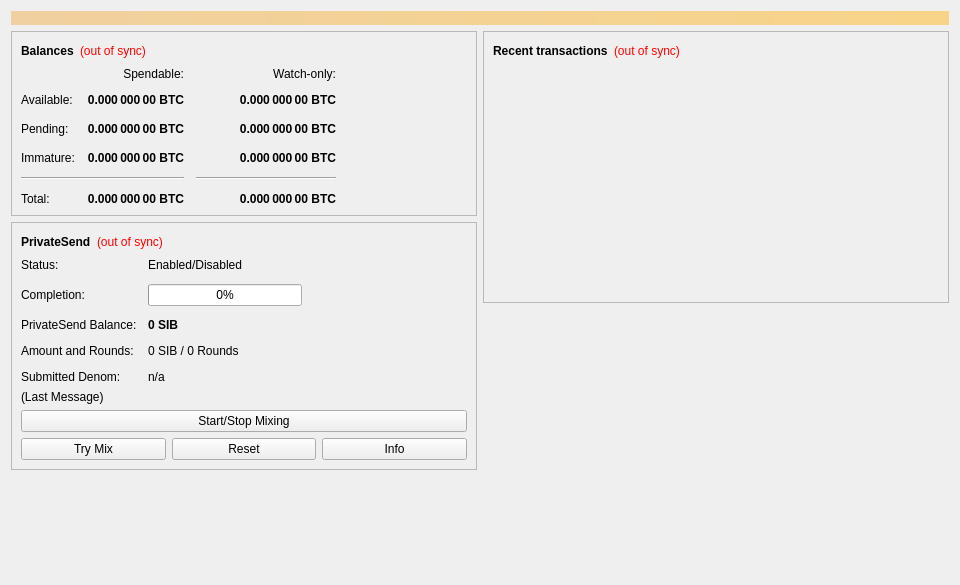
<?xml version="1.0" encoding="UTF-8"?>
<ui version="4.0">
 <class>OverviewPage</class>
 <widget class="QWidget" name="OverviewPage">
  <property name="geometry">
   <rect>
    <x>0</x>
    <y>0</y>
    <width>960</width>
    <height>585</height>
   </rect>
  </property>
  <property name="minimumSize">
   <size>
    <width>960</width>
    <height>0</height>
   </size>
  </property>
  <property name="windowTitle">
   <string>Form</string>
  </property>
  <layout class="QVBoxLayout" name="topLayout">
   <item>
    <widget class="QLabel" name="labelAlerts">
     <property name="visible">
      <bool>false</bool>
     </property>
     <property name="styleSheet">
      <string notr="true">QLabel { background-color: qlineargradient(x1: 0, y1: 0, x2: 1, y2: 0, stop:0 #F0D0A0, stop:1 #F8D488); color:#000000; }</string>
     </property>
     <property name="wordWrap">
      <bool>true</bool>
     </property>
     <property name="margin">
      <number>3</number>
     </property>
     <property name="textInteractionFlags">
      <set>Qt::TextSelectableByMouse</set>
     </property>
    </widget>
   </item>
   <item>
    <layout class="QHBoxLayout" name="horizontalLayout" stretch="1,1">
     <item>
      <layout class="QVBoxLayout" name="verticalLayout_2">
       <item>
        <widget class="QFrame" name="frame">
         <property name="frameShape">
          <enum>QFrame::StyledPanel</enum>
         </property>
         <property name="frameShadow">
          <enum>QFrame::Raised</enum>
         </property>
         <layout class="QVBoxLayout" name="verticalLayout_4">
          <item>
           <layout class="QHBoxLayout" name="horizontalLayout_4">
            <item>
             <widget class="QLabel" name="label_5">
              <property name="font">
               <font>
                <weight>75</weight>
                <bold>true</bold>
               </font>
              </property>
              <property name="text">
               <string>Balances</string>
              </property>
             </widget>
            </item>
            <item>
             <widget class="QLabel" name="labelWalletStatus">
              <property name="toolTip">
               <string>The displayed information may be out of date. Your wallet automatically synchronizes with the Sibcoin network after a connection is established, but this process has not completed yet.</string>
              </property>
              <property name="styleSheet">
               <string notr="true">QLabel { color: red; }</string>
              </property>
              <property name="text">
               <string notr="true">(out of sync)</string>
              </property>
              <property name="alignment">
               <set>Qt::AlignLeading|Qt::AlignLeft|Qt::AlignVCenter</set>
              </property>
             </widget>
            </item>
            <item>
             <spacer name="horizontalSpacer_3">
              <property name="orientation">
               <enum>Qt::Horizontal</enum>
              </property>
              <property name="sizeHint" stdset="0">
               <size>
                <width>40</width>
                <height>20</height>
               </size>
              </property>
             </spacer>
            </item>
           </layout>
          </item>
          <item>
           <layout class="QGridLayout" name="gridLayout">
            <property name="spacing">
             <number>12</number>
            </property>
            <item row="2" column="2">
             <widget class="QLabel" name="labelWatchPending">
              <property name="font">
               <font>
                <weight>75</weight>
                <bold>true</bold>
               </font>
              </property>
              <property name="cursor">
               <cursorShape>IBeamCursor</cursorShape>
              </property>
              <property name="toolTip">
               <string>Unconfirmed transactions to watch-only addresses</string>
              </property>
              <property name="text">
               <string notr="true">0.000 000 00 BTC</string>
              </property>
              <property name="alignment">
               <set>Qt::AlignRight|Qt::AlignTrailing|Qt::AlignVCenter</set>
              </property>
              <property name="textInteractionFlags">
               <set>Qt::LinksAccessibleByMouse|Qt::TextSelectableByKeyboard|Qt::TextSelectableByMouse</set>
              </property>
             </widget>
            </item>
            <item row="2" column="1">
             <widget class="QLabel" name="labelUnconfirmed">
              <property name="font">
               <font>
                <weight>75</weight>
                <bold>true</bold>
               </font>
              </property>
              <property name="cursor">
               <cursorShape>IBeamCursor</cursorShape>
              </property>
              <property name="toolTip">
               <string>Total of transactions that have yet to be confirmed, and do not yet count toward the spendable balance</string>
              </property>
              <property name="text">
               <string notr="true">0.000 000 00 BTC</string>
              </property>
              <property name="alignment">
               <set>Qt::AlignRight|Qt::AlignTrailing|Qt::AlignVCenter</set>
              </property>
              <property name="textInteractionFlags">
               <set>Qt::LinksAccessibleByMouse|Qt::TextSelectableByKeyboard|Qt::TextSelectableByMouse</set>
              </property>
             </widget>
            </item>
            <item row="3" column="2">
             <widget class="QLabel" name="labelWatchImmature">
              <property name="font">
               <font>
                <weight>75</weight>
                <bold>true</bold>
               </font>
              </property>
              <property name="cursor">
               <cursorShape>IBeamCursor</cursorShape>
              </property>
              <property name="toolTip">
               <string>Mined balance in watch-only addresses that has not yet matured</string>
              </property>
              <property name="text">
               <string notr="true">0.000 000 00 BTC</string>
              </property>
              <property name="alignment">
               <set>Qt::AlignRight|Qt::AlignTrailing|Qt::AlignVCenter</set>
              </property>
              <property name="textInteractionFlags">
               <set>Qt::LinksAccessibleByMouse|Qt::TextSelectableByKeyboard|Qt::TextSelectableByMouse</set>
              </property>
             </widget>
            </item>
            <item row="4" column="0" colspan="2">
             <widget class="Line" name="lineSpendableBalance">
              <property name="orientation">
               <enum>Qt::Horizontal</enum>
              </property>
             </widget>
            </item>
            <item row="4" column="2">
             <widget class="Line" name="lineWatchBalance">
              <property name="sizePolicy">
               <sizepolicy hsizetype="Preferred" vsizetype="Fixed">
                <horstretch>0</horstretch>
                <verstretch>0</verstretch>
               </sizepolicy>
              </property>
              <property name="minimumSize">
               <size>
                <width>140</width>
                <height>0</height>
               </size>
              </property>
              <property name="orientation">
               <enum>Qt::Horizontal</enum>
              </property>
             </widget>
            </item>
            <item row="5" column="0">
             <widget class="QLabel" name="labelTotalText">
              <property name="text">
               <string>Total:</string>
              </property>
             </widget>
            </item>
            <item row="3" column="1">
             <widget class="QLabel" name="labelImmature">
              <property name="font">
               <font>
                <weight>75</weight>
                <bold>true</bold>
               </font>
              </property>
              <property name="cursor">
               <cursorShape>IBeamCursor</cursorShape>
              </property>
              <property name="toolTip">
               <string>Mined balance that has not yet matured</string>
              </property>
              <property name="text">
               <string notr="true">0.000 000 00 BTC</string>
              </property>
              <property name="alignment">
               <set>Qt::AlignRight|Qt::AlignTrailing|Qt::AlignVCenter</set>
              </property>
              <property name="textInteractionFlags">
               <set>Qt::LinksAccessibleByMouse|Qt::TextSelectableByKeyboard|Qt::TextSelectableByMouse</set>
              </property>
             </widget>
            </item>
            <item row="2" column="3">
             <spacer name="horizontalSpacer_2">
              <property name="orientation">
               <enum>Qt::Horizontal</enum>
              </property>
              <property name="sizeHint" stdset="0">
               <size>
                <width>40</width>
                <height>20</height>
               </size>
              </property>
             </spacer>
            </item>
            <item row="3" column="0">
             <widget class="QLabel" name="labelImmatureText">
              <property name="text">
               <string>Immature:</string>
              </property>
             </widget>
            </item>
            <item row="5" column="1">
             <widget class="QLabel" name="labelTotal">
              <property name="font">
               <font>
                <weight>75</weight>
                <bold>true</bold>
               </font>
              </property>
              <property name="cursor">
               <cursorShape>IBeamCursor</cursorShape>
              </property>
              <property name="toolTip">
               <string>Your current total balance</string>
              </property>
              <property name="text">
               <string notr="true">0.000 000 00 BTC</string>
              </property>
              <property name="alignment">
               <set>Qt::AlignRight|Qt::AlignTrailing|Qt::AlignVCenter</set>
              </property>
              <property name="textInteractionFlags">
               <set>Qt::LinksAccessibleByMouse|Qt::TextSelectableByKeyboard|Qt::TextSelectableByMouse</set>
              </property>
             </widget>
            </item>
            <item row="5" column="2">
             <widget class="QLabel" name="labelWatchTotal">
              <property name="font">
               <font>
                <weight>75</weight>
                <bold>true</bold>
               </font>
              </property>
              <property name="cursor">
               <cursorShape>IBeamCursor</cursorShape>
              </property>
              <property name="toolTip">
               <string>Current total balance in watch-only addresses</string>
              </property>
              <property name="text">
               <string notr="true">0.000 000 00 BTC</string>
              </property>
              <property name="alignment">
               <set>Qt::AlignRight|Qt::AlignTrailing|Qt::AlignVCenter</set>
              </property>
              <property name="textInteractionFlags">
               <set>Qt::LinksAccessibleByMouse|Qt::TextSelectableByKeyboard|Qt::TextSelectableByMouse</set>
              </property>
             </widget>
            </item>
            <item row="0" column="2">
             <widget class="QLabel" name="labelWatchonly">
              <property name="text">
               <string>Watch-only:</string>
              </property>
              <property name="alignment">
               <set>Qt::AlignRight|Qt::AlignTrailing|Qt::AlignVCenter</set>
              </property>
             </widget>
            </item>
            <item row="1" column="0">
             <widget class="QLabel" name="labelBalanceText">
              <property name="text">
               <string>Available:</string>
              </property>
             </widget>
            </item>
            <item row="1" column="1">
             <widget class="QLabel" name="labelBalance">
              <property name="font">
               <font>
                <weight>75</weight>
                <bold>true</bold>
               </font>
              </property>
              <property name="cursor">
               <cursorShape>IBeamCursor</cursorShape>
              </property>
              <property name="toolTip">
               <string>Your current spendable balance</string>
              </property>
              <property name="text">
               <string notr="true">0.000 000 00 BTC</string>
              </property>
              <property name="alignment">
               <set>Qt::AlignRight|Qt::AlignTrailing|Qt::AlignVCenter</set>
              </property>
              <property name="textInteractionFlags">
               <set>Qt::LinksAccessibleByMouse|Qt::TextSelectableByKeyboard|Qt::TextSelectableByMouse</set>
              </property>
             </widget>
            </item>
            <item row="1" column="2">
             <widget class="QLabel" name="labelWatchAvailable">
              <property name="font">
               <font>
                <weight>75</weight>
                <bold>true</bold>
               </font>
              </property>
              <property name="cursor">
               <cursorShape>IBeamCursor</cursorShape>
              </property>
              <property name="toolTip">
               <string>Your current balance in watch-only addresses</string>
              </property>
              <property name="text">
               <string notr="true">0.000 000 00 BTC</string>
              </property>
              <property name="alignment">
               <set>Qt::AlignRight|Qt::AlignTrailing|Qt::AlignVCenter</set>
              </property>
              <property name="textInteractionFlags">
               <set>Qt::LinksAccessibleByMouse|Qt::TextSelectableByKeyboard|Qt::TextSelectableByMouse</set>
              </property>
             </widget>
            </item>
            <item row="2" column="0">
             <widget class="QLabel" name="labelPendingText">
              <property name="text">
               <string>Pending:</string>
              </property>
             </widget>
            </item>
            <item row="0" column="1">
             <widget class="QLabel" name="labelSpendable">
              <property name="text">
               <string>Spendable:</string>
              </property>
              <property name="alignment">
               <set>Qt::AlignRight|Qt::AlignTrailing|Qt::AlignVCenter</set>
              </property>
             </widget>
            </item>
           </layout>
          </item>
         </layout>
        </widget>
       </item>
       <item>
        <widget class="QFrame" name="framePrivateSend">
         <property name="layoutDirection">
          <enum>Qt::LeftToRight</enum>
         </property>
         <property name="frameShape">
          <enum>QFrame::StyledPanel</enum>
         </property>
         <property name="frameShadow">
          <enum>QFrame::Raised</enum>
         </property>
         <layout class="QVBoxLayout" name="VerticalLayout_PS1">
          <item>
           <layout class="QHBoxLayout" name="horizontalLayout_5">
            <item>
             <widget class="QLabel" name="labelPrivateSendHeader">
              <property name="font">
               <font>
                <weight>75</weight>
                <bold>true</bold>
               </font>
              </property>
              <property name="text">
               <string>PrivateSend</string>
              </property>
             </widget>
            </item>
            <item>
             <widget class="QLabel" name="labelPrivateSendSyncStatus">
              <property name="toolTip">
               <string>The displayed information may be out of date. Your wallet automatically synchronizes with the Sibcoin network after a connection is established, but this process has not completed yet.</string>
              </property>
              <property name="styleSheet">
               <string notr="true">QLabel { color: red; }</string>
              </property>
              <property name="text">
               <string notr="true">(out of sync)</string>
              </property>
              <property name="alignment">
               <set>Qt::AlignLeading|Qt::AlignLeft|Qt::AlignVCenter</set>
              </property>
             </widget>
            </item>
            <item>
             <spacer name="horizontalSpacer_4">
              <property name="orientation">
               <enum>Qt::Horizontal</enum>
              </property>
              <property name="sizeHint" stdset="0">
               <size>
                <width>40</width>
                <height>20</height>
               </size>
              </property>
             </spacer>
            </item>
           </layout>
          </item>
          <item>
           <layout class="QFormLayout" name="privateSendFormLayout">
            <property name="fieldGrowthPolicy">
             <enum>QFormLayout::AllNonFixedFieldsGrow</enum>
            </property>
            <property name="horizontalSpacing">
             <number>11</number>
            </property>
            <property name="verticalSpacing">
             <number>12</number>
            </property>
            <item row="0" column="0">
             <widget class="QLabel" name="labelPrivateSendEnabledText">
              <property name="text">
               <string>Status:</string>
              </property>
             </widget>
            </item>
            <item row="0" column="1">
             <widget class="QLabel" name="labelPrivateSendEnabled">
              <property name="text">
               <string>Enabled/Disabled</string>
              </property>
             </widget>
            </item>
            <item row="1" column="0">
             <widget class="QLabel" name="labelCompletitionText">
              <property name="text">
               <string>Completion:</string>
              </property>
             </widget>
            </item>
            <item row="1" column="1">
             <widget class="QProgressBar" name="privateSendProgress">
              <property name="maximumSize">
               <size>
                <width>154</width>
                <height>16777215</height>
               </size>
              </property>
              <property name="value">
               <number>0</number>
              </property>
             </widget>
            </item>
            <item row="2" column="0">
             <widget class="QLabel" name="labelAnonymizedText">
              <property name="text">
               <string>PrivateSend Balance:</string>
              </property>
             </widget>
            </item>
            <item row="2" column="1">
             <widget class="QLabel" name="labelAnonymized">
              <property name="font">
               <font>
                <weight>75</weight>
                <bold>true</bold>
               </font>
              </property>
              <property name="text">
               <string notr="true">0 SIB</string>
              </property>
             </widget>
            </item>
            <item row="3" column="0">
             <widget class="QLabel" name="labelAmountAndRoundsText">
              <property name="text">
               <string>Amount and Rounds:</string>
              </property>
             </widget>
            </item>
            <item row="3" column="1">
             <widget class="QLabel" name="labelAmountRounds">
              <property name="text">
               <string>0 SIB / 0 Rounds</string>
              </property>
             </widget>
            </item>
            <item row="4" column="0">
             <widget class="QLabel" name="labelSubmittedDenomText">
              <property name="text">
               <string>Submitted Denom:</string>
              </property>
             </widget>
            </item>
            <item row="4" column="1">
             <widget class="QLabel" name="labelSubmittedDenom">
              <property name="toolTip">
               <string>The denominations you submitted to the Masternode.&lt;br&gt;To mix, other users must submit the exact same denominations.</string>
              </property>
              <property name="text">
               <string>n/a</string>
              </property>
             </widget>
            </item>
           </layout>
          </item>
          <item>
           <layout class="QVBoxLayout" name="VerticalLayout_PS">
            <item>
             <widget class="QLabel" name="labelPrivateSendLastMessage">
              <property name="text">
               <string>(Last Message)</string>
              </property>
              <property name="alignment">
               <set>Qt::AlignLeading|Qt::AlignLeft|Qt::AlignTop</set>
              </property>
              <property name="wordWrap">
               <bool>true</bool>
              </property>
             </widget>
            </item>
            <item>
             <widget class="QPushButton" name="togglePrivateSend">
              <property name="sizePolicy">
               <sizepolicy hsizetype="MinimumExpanding" vsizetype="Fixed">
                <horstretch>0</horstretch>
                <verstretch>0</verstretch>
               </sizepolicy>
              </property>
              <property name="text">
               <string>Start/Stop Mixing</string>
              </property>
             </widget>
            </item>
            <item>
             <layout class="QHBoxLayout" name="horizontalLayout_debugbuttons">
              <item>
               <widget class="QPushButton" name="privateSendAuto">
                <property name="sizePolicy">
                 <sizepolicy hsizetype="MinimumExpanding" vsizetype="Fixed">
                  <horstretch>0</horstretch>
                  <verstretch>0</verstretch>
                 </sizepolicy>
                </property>
                <property name="toolTip">
                 <string>Try to manually submit a PrivateSend request.</string>
                </property>
                <property name="text">
                 <string>Try Mix</string>
                </property>
               </widget>
              </item>
              <item>
               <widget class="QPushButton" name="privateSendReset">
                <property name="sizePolicy">
                 <sizepolicy hsizetype="MinimumExpanding" vsizetype="Fixed">
                  <horstretch>0</horstretch>
                  <verstretch>0</verstretch>
                 </sizepolicy>
                </property>
                <property name="toolTip">
                 <string>Reset the current status of PrivateSend (can interrupt PrivateSend if it's in the process of Mixing, which can cost you money!)</string>
                </property>
                <property name="autoFillBackground">
                 <bool>false</bool>
                </property>
                <property name="text">
                 <string>Reset</string>
                </property>
               </widget>
              </item>
              <item>
               <widget class="QPushButton" name="privateSendInfo">
                <property name="sizePolicy">
                 <sizepolicy hsizetype="MinimumExpanding" vsizetype="Fixed">
                  <horstretch>0</horstretch>
                  <verstretch>0</verstretch>
                 </sizepolicy>
                </property>
                <property name="toolTip">
                 <string>Information about PrivateSend and Mixing</string>
                </property>
                <property name="text">
                 <string>Info</string>
                </property>
               </widget>
              </item>
             </layout>
            </item>
           </layout>
          </item>
         </layout>
        </widget>
       </item>
       <item>
        <spacer name="verticalSpacer">
         <property name="orientation">
          <enum>Qt::Vertical</enum>
         </property>
         <property name="sizeHint" stdset="0">
          <size>
           <width>20</width>
           <height>40</height>
          </size>
         </property>
        </spacer>
       </item>
      </layout>
     </item>
     <item>
      <layout class="QVBoxLayout" name="verticalLayout_3">
       <item>
        <widget class="QFrame" name="frame_2">
         <property name="frameShape">
          <enum>QFrame::StyledPanel</enum>
         </property>
         <property name="frameShadow">
          <enum>QFrame::Raised</enum>
         </property>
         <layout class="QVBoxLayout" name="verticalLayout">
          <item>
           <layout class="QHBoxLayout" name="horizontalLayout_2">
            <item>
             <widget class="QLabel" name="label_4">
              <property name="font">
               <font>
                <weight>75</weight>
                <bold>true</bold>
               </font>
              </property>
              <property name="text">
               <string>Recent transactions</string>
              </property>
             </widget>
            </item>
            <item>
             <widget class="QLabel" name="labelTransactionsStatus">
              <property name="toolTip">
               <string>The displayed information may be out of date. Your wallet automatically synchronizes with the Sibcoin network after a connection is established, but this process has not completed yet.</string>
              </property>
              <property name="styleSheet">
               <string notr="true">QLabel { color: red; }</string>
              </property>
              <property name="text">
               <string notr="true">(out of sync)</string>
              </property>
              <property name="alignment">
               <set>Qt::AlignLeading|Qt::AlignLeft|Qt::AlignVCenter</set>
              </property>
             </widget>
            </item>
            <item>
             <spacer name="horizontalSpacer">
              <property name="orientation">
               <enum>Qt::Horizontal</enum>
              </property>
              <property name="sizeHint" stdset="0">
               <size>
                <width>40</width>
                <height>20</height>
               </size>
              </property>
             </spacer>
            </item>
           </layout>
          </item>
          <item>
           <widget class="QListView" name="listTransactions">
            <property name="styleSheet">
             <string notr="true">QListView { background: transparent; }</string>
            </property>
            <property name="frameShape">
             <enum>QFrame::NoFrame</enum>
            </property>
            <property name="verticalScrollBarPolicy">
             <enum>Qt::ScrollBarAlwaysOff</enum>
            </property>
            <property name="horizontalScrollBarPolicy">
             <enum>Qt::ScrollBarAlwaysOff</enum>
            </property>
            <property name="selectionMode">
             <enum>QAbstractItemView::NoSelection</enum>
            </property>
           </widget>
          </item>
         </layout>
        </widget>
       </item>
       <item>
        <spacer name="verticalSpacer_2">
         <property name="orientation">
          <enum>Qt::Vertical</enum>
         </property>
         <property name="sizeHint" stdset="0">
          <size>
           <width>20</width>
           <height>40</height>
          </size>
         </property>
        </spacer>
       </item>
      </layout>
     </item>
    </layout>
   </item>
  </layout>
 </widget>
 <resources/>
 <connections/>
</ui>
